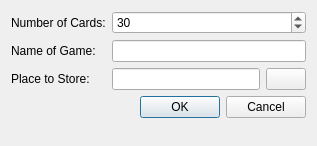
<?xml version="1.0" encoding="UTF-8"?>
<ui version="4.0">
 <class>NewGameDialog</class>
 <widget class="QDialog" name="NewGameDialog">
  <property name="geometry">
   <rect>
    <x>0</x>
    <y>0</y>
    <width>317</width>
    <height>146</height>
   </rect>
  </property>
  <property name="windowTitle">
   <string>Dialog</string>
  </property>
  <layout class="QFormLayout" name="formLayout">
   <item row="0" column="0">
    <widget class="QLabel" name="label_2">
     <property name="text">
      <string>Number of Cards:</string>
     </property>
     <property name="buddy">
      <cstring>count</cstring>
     </property>
    </widget>
   </item>
   <item row="0" column="1">
    <widget class="QSpinBox" name="count">
     <property name="value">
      <number>30</number>
     </property>
    </widget>
   </item>
   <item row="1" column="0">
    <widget class="QLabel" name="label">
     <property name="text">
      <string>Name of Game:</string>
     </property>
     <property name="buddy">
      <cstring>name</cstring>
     </property>
    </widget>
   </item>
   <item row="1" column="1">
    <widget class="QLineEdit" name="name"/>
   </item>
   <item row="2" column="0">
    <widget class="QLabel" name="label_3">
     <property name="text">
      <string>Place to Store:</string>
     </property>
     <property name="buddy">
      <cstring>place</cstring>
     </property>
    </widget>
   </item>
   <item row="2" column="1">
    <layout class="QHBoxLayout" name="horizontalLayout">
     <item>
      <widget class="QLineEdit" name="place"/>
     </item>
     <item>
      <widget class="QPushButton" name="choose_place">
       <property name="sizePolicy">
        <sizepolicy hsizetype="Minimum" vsizetype="Fixed">
         <horstretch>0</horstretch>
         <verstretch>0</verstretch>
        </sizepolicy>
       </property>
       <property name="text">
        <string/>
       </property>
       <property name="icon">
        <iconset theme="document-open"/>
       </property>
      </widget>
     </item>
    </layout>
   </item>
   <item row="3" column="1">
    <widget class="QDialogButtonBox" name="buttonBox">
     <property name="orientation">
      <enum>Qt::Horizontal</enum>
     </property>
     <property name="standardButtons">
      <set>QDialogButtonBox::Cancel|QDialogButtonBox::Ok</set>
     </property>
    </widget>
   </item>
  </layout>
 </widget>
 <tabstops>
  <tabstop>count</tabstop>
  <tabstop>name</tabstop>
  <tabstop>place</tabstop>
  <tabstop>choose_place</tabstop>
  <tabstop>buttonBox</tabstop>
 </tabstops>
 <resources/>
 <connections>
  <connection>
   <sender>buttonBox</sender>
   <signal>accepted()</signal>
   <receiver>NewGameDialog</receiver>
   <slot>accept()</slot>
   <hints>
    <hint type="sourcelabel">
     <x>307</x>
     <y>124</y>
    </hint>
    <hint type="destinationlabel">
     <x>157</x>
     <y>118</y>
    </hint>
   </hints>
  </connection>
  <connection>
   <sender>buttonBox</sender>
   <signal>rejected()</signal>
   <receiver>NewGameDialog</receiver>
   <slot>reject()</slot>
   <hints>
    <hint type="sourcelabel">
     <x>307</x>
     <y>130</y>
    </hint>
    <hint type="destinationlabel">
     <x>286</x>
     <y>118</y>
    </hint>
   </hints>
  </connection>
 </connections>
</ui>
